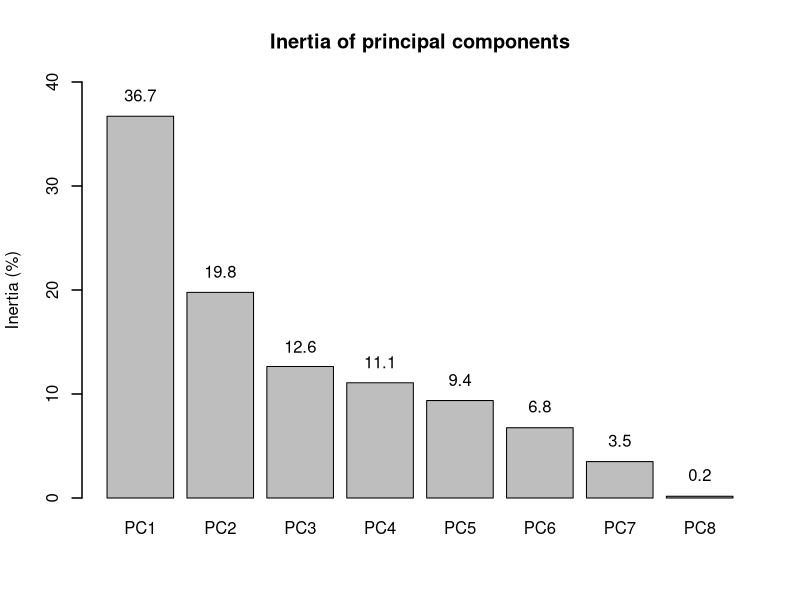
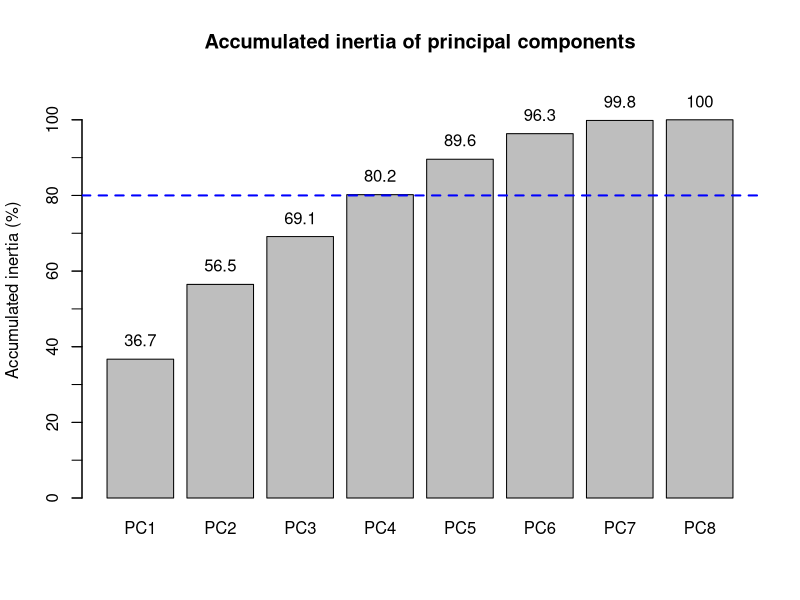
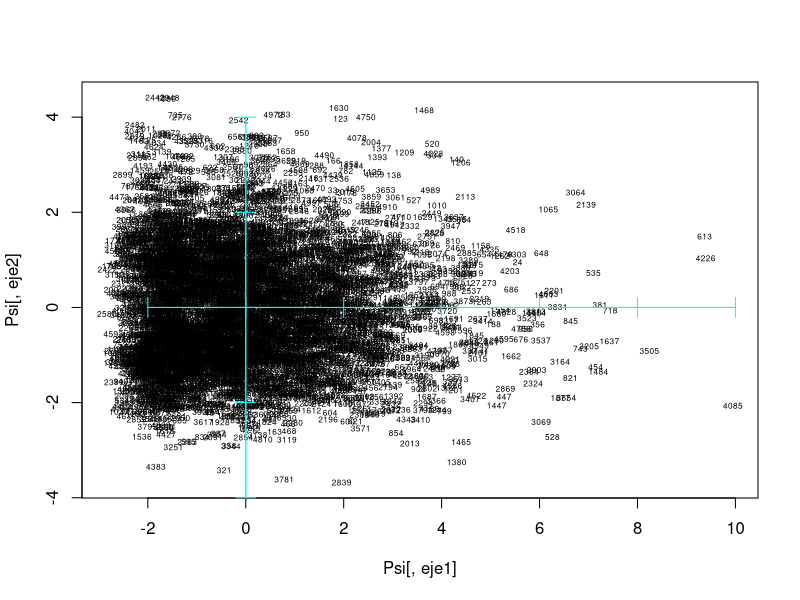
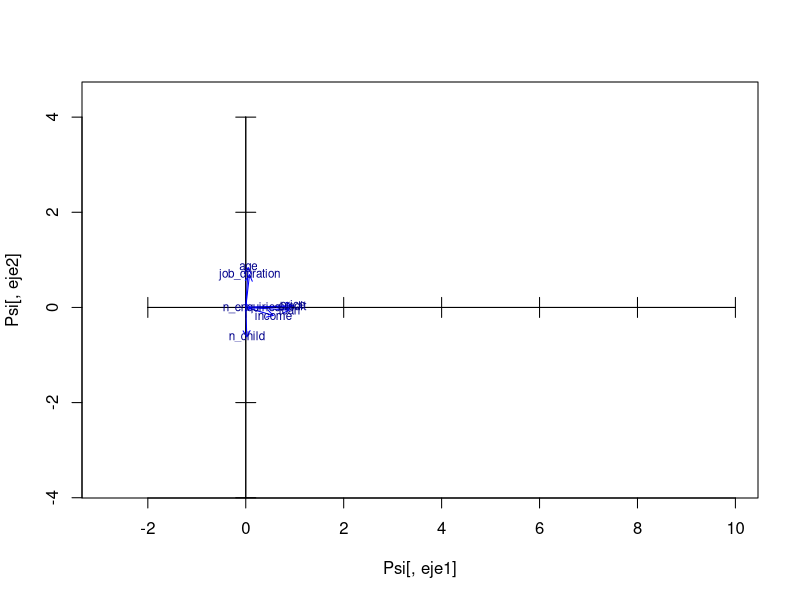
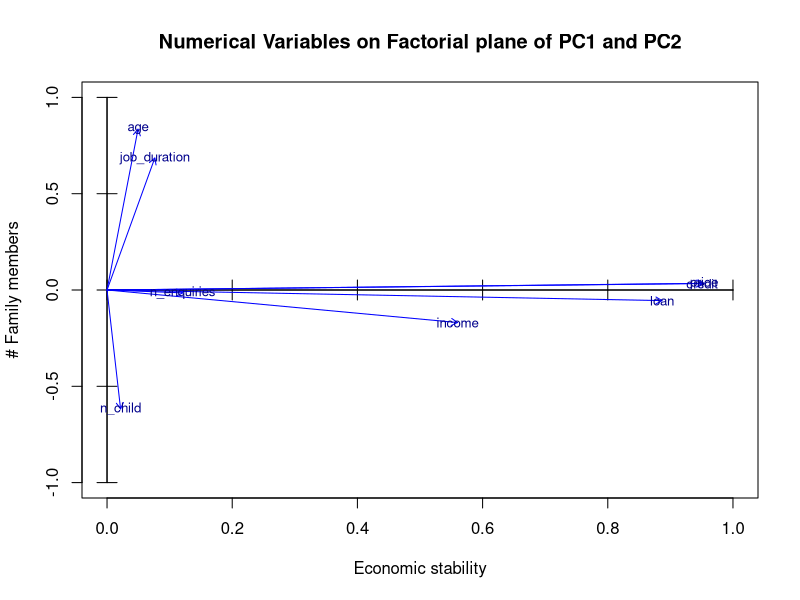
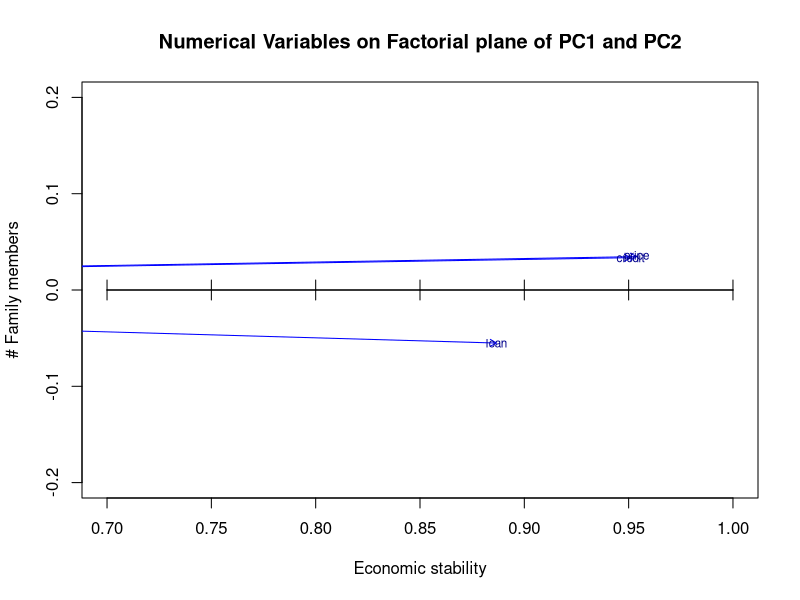
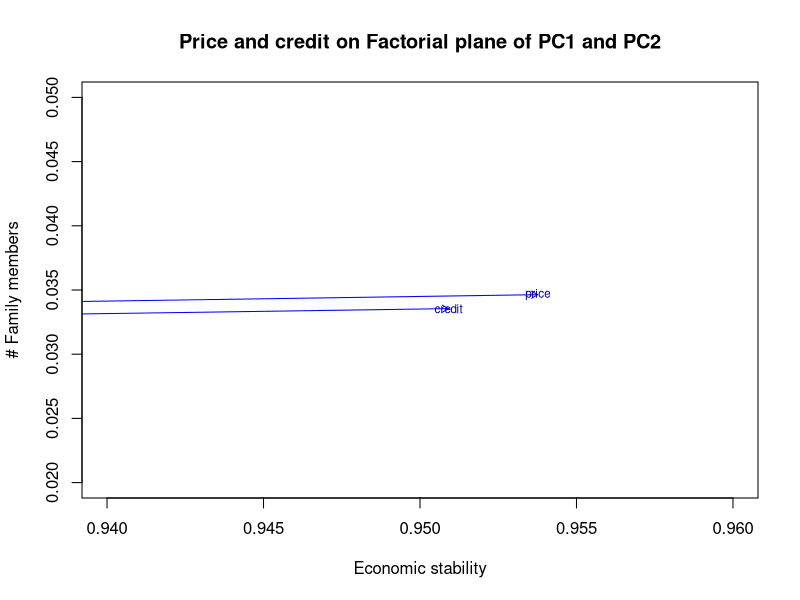
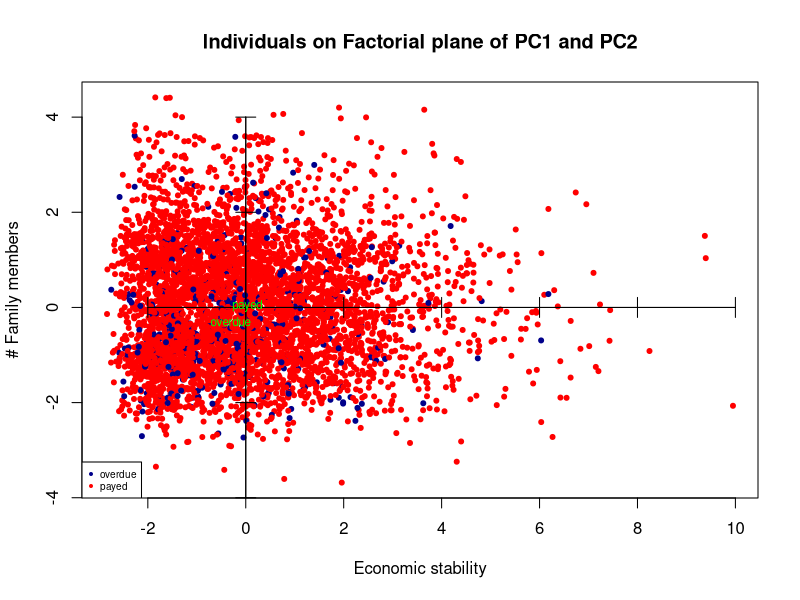

The R source for these figures, in order:
## ---- chunk 1
library(car)
## ---- chunk 2
df <- read.csv("2. Bank-India-preprocessed-data.csv")
data = df

for (i in c(2:5,11:14,17:18,20)) {
  data[,i] <- factor(data[,i])
}
summary(data)
## ---- chunk 3
# Here we can see the output of the PCA 
numeriques <- which(sapply(data,is.numeric))
# We don't include id for the analysis
numeriques = numeriques[-1]

dcon <- data[,numeriques]
sapply(dcon,class)

pc1 <- prcomp(dcon, scale=TRUE)
pc1
## ---- chunk 4
numeriques
## ---- chunk 5
barplot_x <- barplot(100*(pc1$sdev[1:dim(dcon)[2]]^2)/dim(dcon)[2], main = 
        'Inertia of principal components', 
        names.arg = c("PC1", "PC2", "PC3", "PC4", "PC5",
        "PC6", "PC7", "PC8"), ylab = "Inertia (%)", ylim = c(0,40))
axis(side=2, at=(seq(0, 100, by=10)), labels = FALSE)
barplot_y <- round(as.matrix(100*(pc1$sdev[1:dim(dcon)[2]]^2)/dim(dcon)[2]), digits = 1)

text(barplot_x,barplot_y+2,labels=as.character(barplot_y))
## ---- chunk 6
barplot_x <- barplot(100*cumsum(pc1$sdev[1:dim(dcon)[2]]^2)/dim(dcon)[2], main = 
        'Accumulated inertia of principal components', 
        names.arg = c("PC1", "PC2", "PC3", "PC4", "PC5",
        "PC6", "PC7", "PC8"), ylab = "Accumulated inertia (%)", ylim = c(0,110))
axis(side=2, at=(seq(0, 100, by=10)), labels = FALSE)
barplot_y <- round(as.matrix(100*cumsum(pc1$sdev[1:dim(dcon)[2]]^2)/dim(dcon)[2]), digits = 1)
text(barplot_x,barplot_y+5,labels=as.character(barplot_y))
abline(80,0, col = "blue", lwd = 2, lty = 2)

## ---- chunk 7
# Select only 4 components
nd = 4
Psi = pc1$x[,1:nd]

# STORAGE OF LABELS FOR INDIVIDUALS AND VARIABLES

iden = row.names(dcon)
etiq = names(dcon)
ze = rep(0,length(etiq)) # WE WILL NEED THIS VECTOR AFTERWARDS FOR THE GRAPHICS

# PLOT OF INDIVIDUALS

#Select the component to be plot on our axis
eje1<-1
eje2<-2

# Here is were we create the shadows

plot(Psi[,eje1],Psi[,eje2], type="n")
text(Psi[,eje1],Psi[,eje2],labels=iden, cex=0.5)
axis(side=1, pos= 0, labels = F, col="cyan")
axis(side=3, pos= 0, labels = F, col="cyan")
axis(side=2, pos= 0, labels = F, col="cyan")
axis(side=4, pos= 0, labels = F, col="cyan")


# Projection of variables
# Correlation between original variables and the principal components
Phi = cor(dcon,Psi)

#select our axes

X<-Phi[,eje1]
Y<-Phi[,eje2]

plot(Psi[,eje1],Psi[,eje2],type="n")
axis(side=1, pos= 0, labels = F)
axis(side=3, pos= 0, labels = F)
axis(side=2, pos= 0, labels = F)
axis(side=4, pos= 0, labels = F)
arrows(ze, ze, X, Y, length = 0.07,col="blue")
text(X,Y,labels=etiq,col="darkblue", cex=0.7)
## ---- chunk 8
plot(Psi[,eje1],Psi[,eje2],type="n", xlim = c(0,1), ylim = c(-1, 1),
     xlab = "Economic stability", ylab='# Family members', main =
       "Numerical Variables on Factorial plane of PC1 and PC2")
axis(side=1, pos= 0, labels = F)
axis(side=3, pos= 0, labels = F)
axis(side=2, pos= 0, labels = F)
axis(side=4, pos= 0, labels = F)
arrows(ze, ze, X, Y, length = 0.07,col="blue")
text(X,Y,labels=etiq,col="darkblue", cex=0.8)
text(-0.65,-0.7, 
     substitute(paste(italic('Note: "price" and "credit" share almost the same space')))
     ,col="red", cex=0.8)

# "price" and "credit" overlap because one is the price of the good to purchase, while credit is the loan the client requests.
## ---- chunk 9
plot(Psi[,eje1],Psi[,eje2],type="n", xlim = c(0.7,1), ylim = c(-0.2, 0.2),
     xlab = "Economic stability", ylab='# Family members', main =
       "Numerical Variables on Factorial plane of PC1 and PC2")
axis(side=1, pos= 0, labels = F)
axis(side=3, pos= 0, labels = F)
axis(side=2, pos= 0, labels = F)
axis(side=4, pos= 0, labels = F)
arrows(ze, ze, X, Y, length = 0.07,col="blue")
text(X,Y,labels=etiq,col="darkblue", cex=0.7)

# Check that there are not more variables aggregated close to "loan"

plot(Psi[,eje1],Psi[,eje2],type="n", xlim = c(0.94,0.96), ylim = c(0.02, 0.05),
     xlab = "Economic stability", ylab='# Family members', main =
      "Price and credit on Factorial plane of PC1 and PC2")
axis(side=1, pos= 0, labels = F)
axis(side=3, pos= 0, labels = F)
axis(side=2, pos= 0, labels = F)
axis(side=4, pos= 0, labels = F)
arrows(ze, ze, X, Y, length = 0.07,col="blue")
text(X,Y,labels=etiq,col="darkblue", cex=0.7)
## ---- chunk 10
# Adding the target variable (index=2)

varcat<-factor(data[,2]) 
fdic1 = tapply(Psi[,eje1],varcat,mean)
fdic2 = tapply(Psi[,eje2],varcat,mean) 

varcat=factor(data[,2])
plot(Psi[,1],Psi[,2], pch=c(20,20) [varcat], col=c("darkblue", "red") [varcat],
     xlab = "Economic stability", ylab='# Family members', main =
      "Individuals on Factorial plane of PC1 and PC2")
axis(side=1, pos= 0, labels = F, col="black")
axis(side=3, pos= 0, labels = F, col="black")
axis(side=2, pos= 0, labels = F, col="black")
axis(side=4, pos= 0, labels = F, col="black")
legend("bottomleft",levels(factor(varcat)),pch=c(20,20),col=c("darkblue", "red"), cex=0.6)

text(fdic1,fdic2,labels=levels(varcat), col=c("green", "green"), 
     cex=0.7)

## ---- chunk 11

plot(Psi[,eje1],Psi[,eje2],type="n", xlim= c(-1,1), ylim = c(-1,1),
     xlab = "Economic stability", ylab='# Family members', main =
      "Target on Factorial plane of PC1 and PC2")
axis(side=1, pos= 0, labels = F, col="cyan")
axis(side=3, pos= 0, labels = F, col="cyan")
axis(side=2, pos= 0, labels = F, col="cyan")
axis(side=4, pos= 0, labels = F, col="cyan")

text(fdic1,fdic2,labels=levels(varcat), col=c("green", "red"), 
     cex=0.7)
arrows(ze, ze, X, Y, length = 0.07,col="lightgray")
text(X,Y,labels=etiq,col="lightgray", cex=0.8)
## ---- chunk 12
dcat <- c(2:5,11:14,17:18,20)
colors<-rainbow(length(dcat))

plot(Psi[,eje1],Psi[,eje2], type = "n", xlim= c(-2,2), ylim = c(-1,1))
axis(side=1, pos= 0, labels = F, col="cyan")
axis(side=3, pos= 0, labels = F, col="cyan")
axis(side=2, pos= 0, labels = F, col="cyan")
axis(side=4, pos= 0, labels = F, col="cyan")

# Loop to add all categories 

c <- 1
for(k in dcat){
  seguentColor<-colors[c]
  fdic1 = tapply(Psi[,eje1],data[,k],mean)
  fdic2 = tapply(Psi[,eje2],data[,k],mean) 
  
  text(fdic1,fdic2,labels=levels(factor(data[,k])),col=seguentColor, cex=0.6)
  c<-c+1
}
text(fdic1,fdic2,labels=levels(varcat), col=c("green", "red"), 
     cex=0.7)
arrows(ze, ze, X, Y, length = 0.07,col="lightgray")
text(X,Y,labels=etiq,col="lightgray", cex=0.8)  
legend("bottomleft",names(data)[dcat],pch=1,col=colors, cex=0.6)

## ---- chunk 13
plot(Psi[,eje1],Psi[,eje2], type = "n", xlim = c(-3,2), ylim = c(-2,3),
     xlab = "Economic stability", ylab='# Family members', main =
      "Modalities on Factorial plane of PC1 and PC2")
axis(side=1, pos= 0, labels = F, col="cyan")
axis(side=3, pos= 0, labels = F, col="cyan")
axis(side=2, pos= 0, labels = F, col="cyan")
axis(side=4, pos= 0, labels = F, col="cyan")

# Loop to add all categories 

c <- 1
for(k in dcat){
  seguentColor<-colors[c]
  fdic1 = tapply(Psi[,eje1],data[,k],mean)
  fdic2 = tapply(Psi[,eje2],data[,k],mean) 
  
  text(fdic1,fdic2,labels=levels(factor(data[,k])),col=seguentColor, cex=0.6)
  c<-c+1
}
arrows(ze, ze, X, Y, length = 0.07,col="lightgray")
text(X,Y,labels=etiq,col="lightgray", cex=0.8)  
legend("bottomleft",names(data)[dcat],pch=1,col=colors, cex=0.6)

## ---- chunk 14
groups <- list(c(2:5), c(2,11:13), c(2,14), c(2,17), c(2,18), c(2,20))

for(j in 1:length(groups)){
  colors <- c("red", "blue", "darkgreen", "black")
  
  plot(Psi[,eje1],Psi[,eje2], type = "n", xlim = c(-2,2), ylim = c(-0.5,1),
       xlab = "Economic stability", ylab='# Family members')
  axis(side=1, pos= 0, labels = F, col="cyan")
  axis(side=3, pos= 0, labels = F, col="cyan")
  axis(side=2, pos= 0, labels = F, col="cyan")
  axis(side=4, pos= 0, labels = F, col="cyan")
    
    # Loop to add all categories of this group
    c <- 1
    for(k in groups[[j]]){
      seguentColor<-colors[c]
      fdic1 = tapply(Psi[,eje1],data[,k],mean)
      fdic2 = tapply(Psi[,eje2],data[,k],mean) 
      
      text(fdic1,fdic2,labels=levels(factor(data[,k])),col=seguentColor, 
           cex=0.6)
      c <- c+1
    }
  arrows(ze, ze, X, Y, length = 0.07,col="lightgray")
  text(X,Y,labels=etiq,col="lightgray", cex=0.8)  
  legend("bottomleft",names(data)[groups[[j]]],pch=1,col=colors, cex=0.6)
}


## ---- chunk 15
# occupation 1
j <- 4

colors <- c("red", "blue", "darkgreen", "black")
  
plot(Psi[,eje1],Psi[,eje2], type = "n", xlim = c(-1,1.5), ylim = c(-1,1),
     xlab = "Economic stability", ylab='# Family members')
axis(side=1, pos= 0, labels = F, col="cyan")
axis(side=3, pos= 0, labels = F, col="cyan")
axis(side=2, pos= 0, labels = F, col="cyan")
axis(side=4, pos= 0, labels = F, col="cyan")
  
  # Loop to add all categories of this group
  seguentColor<-colors[1]
  fdic1 = tapply(Psi[,eje1],data[,2],mean)
  fdic2 = tapply(Psi[,eje2],data[,2],mean) 
  split = length(fdic1)
  
  text(fdic1[1:split],fdic2[1:split],labels=levels(factor(data[,2]))[1:split],col=seguentColor, 
       cex=0.6)
  
  seguentColor<-colors[2]
  fdic1 = tapply(Psi[,eje1],data[,17],mean)
  fdic2 = tapply(Psi[,eje2],data[,17],mean) 
  split = length(fdic1)/2
  
  text(fdic1[1:split],fdic2[1:split],labels=levels(factor(data[,17]))[1:split],col=seguentColor, 
       cex=0.6)

legend("bottomleft",names(data)[groups[[j]]],pch=1,col=colors, cex=0.6)
## ---- chunk 16
# occupation 2
j <- 4

colors <- c("red", "blue", "darkgreen", "black")
  
plot(Psi[,eje1],Psi[,eje2], type = "n", xlim = c(-1,1), ylim = c(-1,.5),
     xlab = "Economic stability", ylab='# Family members')
axis(side=1, pos= 0, labels = F, col="cyan")
axis(side=3, pos= 0, labels = F, col="cyan")
axis(side=2, pos= 0, labels = F, col="cyan")
axis(side=4, pos= 0, labels = F, col="cyan")
  
  # Loop to add all categories of this group
  seguentColor<-colors[1]
  fdic1 = tapply(Psi[,eje1],data[,2],mean)
  fdic2 = tapply(Psi[,eje2],data[,2],mean) 
  split = length(fdic1)
  
  text(fdic1[1:split],fdic2[1:split],labels=levels(factor(data[,2]))[1:split],col=seguentColor, 
       cex=0.6)
  
  seguentColor<-colors[2]
  fdic1 = tapply(Psi[,eje1],data[,17],mean)
  fdic2 = tapply(Psi[,eje2],data[,17],mean) 
  split = length(fdic1)/2 + 1
  end_ind = length(fdic1)
  
  text(fdic1[split:end_ind],fdic2[split:end_ind],labels=levels(factor(data[,17]))[split:end_ind],col=seguentColor, 
       cex=0.6)

legend("bottomleft",names(data)[groups[[j]]],pch=1,col=colors, cex=0.6)
## ---- chunk 17
# job_type 1
j <- 5

colors <- c("red", "blue", "darkgreen", "black")
  
plot(Psi[,eje1],Psi[,eje2], type = "n", xlim = c(-1.5,1), ylim = c(-.8,.2),
     xlab = "Economic stability", ylab='# Family members')
axis(side=1, pos= 0, labels = F, col="cyan")
axis(side=3, pos= 0, labels = F, col="cyan")
axis(side=2, pos= 0, labels = F, col="cyan")
axis(side=4, pos= 0, labels = F, col="cyan")
  
  # Loop to add all categories of this group
  seguentColor<-colors[1]
  fdic1 = tapply(Psi[,eje1],data[,2],mean)
  fdic2 = tapply(Psi[,eje2],data[,2],mean) 
  split = length(fdic1)
  
  text(fdic1[1:split],fdic2[1:split],labels=levels(factor(data[,2]))[1:split],col=seguentColor, 
       cex=0.6)
  
  seguentColor<-colors[2]
  fdic1 = tapply(Psi[,eje1],data[,18],mean)
  fdic2 = tapply(Psi[,eje2],data[,18],mean) 
  split = length(fdic1)/2
  
  text(fdic1[1:split],fdic2[1:split],labels=levels(factor(data[,18]))[1:split],col=seguentColor, 
       cex=0.6)

legend("bottomleft",names(data)[groups[[j]]],pch=1,col=colors, cex=0.6)
## ---- chunk 18
# job_type 2
j <- 5

colors <- c("red", "blue", "darkgreen", "black")
  
plot(Psi[,eje1],Psi[,eje2], type = "n", xlim = c(-.6,.6), ylim = c(-2,2),
     xlab = "Economic stability", ylab='# Family members')
axis(side=1, pos= 0, labels = F, col="cyan")
axis(side=3, pos= 0, labels = F, col="cyan")
axis(side=2, pos= 0, labels = F, col="cyan")
axis(side=4, pos= 0, labels = F, col="cyan")
  
  # Loop to add all categories of this group
  seguentColor<-colors[1]
  fdic1 = tapply(Psi[,eje1],data[,2],mean)
  fdic2 = tapply(Psi[,eje2],data[,2],mean) 
  split = length(fdic1)
  
  text(fdic1[1:split],fdic2[1:split],labels=levels(factor(data[,2]))[1:split],col=seguentColor, 
       cex=0.6)
  
  seguentColor<-colors[2]
  fdic1 = tapply(Psi[,eje1],data[,18],mean)
  fdic2 = tapply(Psi[,eje2],data[,18],mean) 
  split = length(fdic1)/2 + 1
  end_ind = length(fdic1)
  
  text(fdic1[split:end_ind],fdic2[split:end_ind],labels=levels(factor(data[,18]))[split:end_ind],col=seguentColor, 
       cex=0.6)

legend("bottomleft",names(data)[groups[[j]]],pch=1,col=colors, cex=0.6)
## ---- chunk 19
j <- 6
colors <- c("red", "blue", "darkgreen", "black")
  
plot(Psi[,eje1],Psi[,eje2], type = "n", xlim = c(-.6,.5), ylim = c(-.5,.5),
     xlab = "Economic stability", ylab='# Family members')
axis(side=1, pos= 0, labels = F, col="cyan")
axis(side=3, pos= 0, labels = F, col="cyan")
axis(side=2, pos= 0, labels = F, col="cyan")
axis(side=4, pos= 0, labels = F, col="cyan")
  
  # Loop to add all categories of this group
  c <- 1
  for(k in groups[[j]]){
    seguentColor<-colors[c]
    fdic1 = tapply(Psi[,eje1],data[,k],mean)
    fdic2 = tapply(Psi[,eje2],data[,k],mean) 
    
    text(fdic1,fdic2,labels=levels(factor(data[,k])),col=seguentColor, 
         cex=0.6)
    c <- c+1
  }
legend("bottomleft",names(data)[groups[[j]]],pch=1,col=colors, cex=0.6)
## ---- chunk 20
groups <- list(c(2:5), c(11:13))

for(j in 1:length(groups)){
  # colors <- c("red", "darkgreen", "green", "brown", "blue", "purple", "darkorange")
  colors <- c("red", "blue", "darkgreen")
  
  plot(Psi[,eje1],Psi[,eje2], type = "n", xlim = c(-1,2), ylim = c(-1,3))
  axis(side=1, pos= 0, labels = F, col="cyan")
  axis(side=3, pos= 0, labels = F, col="cyan")
  axis(side=2, pos= 0, labels = F, col="cyan")
  axis(side=4, pos= 0, labels = F, col="cyan")
  
  #add projections of numerical variables in background
  arrows(ze, ze, X, Y, length = 0.07,col="gray")
  text(X,Y,labels=etiq,col="gray", cex=0.7)
    
    # Loop to add all categories of this group
    c <- 1
    for(k in groups[[j]]){
      seguentColor<-colors[c]
      fdic1 = tapply(Psi[,eje1],data[,k],mean)
      fdic2 = tapply(Psi[,eje2],data[,k],mean) 
      
      text(fdic1,fdic2,labels=levels(factor(data[,k])),col=seguentColor, 
           cex=0.6)
      c <- c+1
    }
  legend("bottomleft",names(data)[groups[[j]]],pch=1,col=colors, cex=0.6)
}

## ---- chunk 21
# Plot the PCA plan
plot(Psi[,eje1],Psi[,eje2])
axis(side=1, pos= 0, labels = F, col="cyan")
axis(side=3, pos= 0, labels = F, col="cyan")
axis(side=2, pos= 0, labels = F, col="cyan")
axis(side=4, pos= 0, labels = F, col="cyan")

# Defining the parameter for Mahalanobis distance
df <- Psi[,eje1:eje2]
df.center <- colMeans(df)
df.cov <- cov(df)
rad <- sqrt(qchisq(0.95, df = ncol(df)))


# Plotting the ellipse of Mahalanobis distance
ellipse <- data.frame(ellipse(df.center, df.cov, rad, 100, FALSE, col = "orange", fill=TRUE))
## ---- chunk 22
#Select the component to be plot on our axis
eje1<-1
eje2<-3

# Here is were we create the shadows

plot(Psi[,eje1],Psi[,eje2], type="n")
text(Psi[,eje1],Psi[,eje2],labels=iden, cex=0.5)
axis(side=1, pos= 0, labels = F, col="cyan")
axis(side=3, pos= 0, labels = F, col="cyan")
axis(side=2, pos= 0, labels = F, col="cyan")
axis(side=4, pos= 0, labels = F, col="cyan")


# Projection of variables
# Correlation between original variables and the principal components
Phi = cor(dcon,Psi)

#select our axes

X<-Phi[,eje1]
Y<-Phi[,eje2]

plot(Psi[,eje1],Psi[,eje2],type="n")
axis(side=1, pos= 0, labels = F)
axis(side=3, pos= 0, labels = F)
axis(side=2, pos= 0, labels = F)
axis(side=4, pos= 0, labels = F)
arrows(ze, ze, X, Y, length = 0.07,col="blue")
text(X,Y,labels=etiq,col="darkblue", cex=0.7)
## ---- chunk 23
plot(Psi[,eje1],Psi[,eje2],type="n", xlim = c(0,1), ylim = c(-.5, 1), xlab = 'Economic stability', ylab='#Enquiries', main =
       "Numerical Variables on Factorial plane of PC1 and PC3")
axis(side=1, pos= 0, labels = F)
axis(side=3, pos= 0, labels = F)
axis(side=2, pos= 0, labels = F)
axis(side=4, pos= 0, labels = F)
arrows(ze, ze, X, Y, length = 0.07,col="blue")
text(X,Y,labels=etiq,col="darkblue", cex=0.8)
text(-0.65,-0.7, 
     substitute(paste(italic('Note: "price" and "credit" share almost the same space')))
     ,col="red", cex=0.8)

# "price" and "credit" overlap because one is the price of the good to purchase, while credit is the loan the client requests.
## ---- chunk 24
plot(Psi[,eje1],Psi[,eje2],type="n", xlim = c(0.7,1), ylim = c(-0.2, 0.2))
axis(side=1, pos= 0, labels = F)
axis(side=3, pos= 0, labels = F)
axis(side=2, pos= 0, labels = F)
axis(side=4, pos= 0, labels = F)
arrows(ze, ze, X, Y, length = 0.07,col="blue")
text(X,Y,labels=etiq,col="darkblue", cex=0.7)

# Check that there are not more variables aggregated close to "loan"

plot(Psi[,eje1],Psi[,eje2],type="n", xlim = c(0.85,1), ylim = c(-0.1, 0))
axis(side=1, pos= 0, labels = F)
axis(side=3, pos= 0, labels = F)
axis(side=2, pos= 0, labels = F)
axis(side=4, pos= 0, labels = F)
arrows(ze, ze, X, Y, length = 0.07,col="blue")
text(X,Y,labels=etiq,col="darkblue", cex=0.7)
## ---- chunk 25
# Adding the target variable (index=2)

varcat<-factor(data[,2]) 
fdic1 = tapply(Psi[,eje1],varcat,mean)
fdic2 = tapply(Psi[,eje2],varcat,mean) 

varcat=factor(data[,2])
plot(Psi[,1],Psi[,2], pch=c(20,20) [varcat], col=c("darkblue", "red") [varcat],
     xlab = 'Economic stability', ylab = '#Enquiries', main = 
       'Individuals on Factorial plane of PC1 and PC3')
axis(side=1, pos= 0, labels = F, col="black")
axis(side=3, pos= 0, labels = F, col="black")
axis(side=2, pos= 0, labels = F, col="black")
axis(side=4, pos= 0, labels = F, col="black")
legend("bottomleft",levels(factor(varcat)),pch=c(20,20),col=c("darkblue", "red"), cex=0.6)

text(fdic1,fdic2,labels=levels(varcat), col=c("green", "green"), 
     cex=0.7)

## ---- chunk 26

plot(Psi[,eje1],Psi[,eje2],type="n", xlim= c(-1,1), ylim = c(-1,1), xlab = 'Economic stability', ylab = '#Enquiries', main = 
       'Target on Factorial plane of PC1 and PC3')
axis(side=1, pos= 0, labels = F, col="cyan")
axis(side=3, pos= 0, labels = F, col="cyan")
axis(side=2, pos= 0, labels = F, col="cyan")
axis(side=4, pos= 0, labels = F, col="cyan")

text(fdic1,fdic2,labels=levels(varcat), col=c("green", "red"), 
     cex=0.7)
## ---- chunk 27
dcat <- c(2:5,11:14,17:18,20)
colors<-rainbow(length(dcat))

plot(Psi[,eje1],Psi[,eje2], type = "n")
axis(side=1, pos= 0, labels = F, col="cyan")
axis(side=3, pos= 0, labels = F, col="cyan")
axis(side=2, pos= 0, labels = F, col="cyan")
axis(side=4, pos= 0, labels = F, col="cyan")

# Loop to add all categories 

c <- 1
for(k in dcat){
  seguentColor<-colors[c]
  fdic1 = tapply(Psi[,eje1],data[,k],mean)
  fdic2 = tapply(Psi[,eje2],data[,k],mean) 
  
  text(fdic1,fdic2,labels=levels(factor(data[,k])),col=seguentColor, cex=0.6)
  c<-c+1
}
legend("bottomleft",names(data)[dcat],pch=1,col=colors, cex=0.6)

## ---- chunk 28
dcat <- c(2:5,11:14,17:18,20)
colors<-rainbow(length(dcat))

plot(Psi[,eje1],Psi[,eje2], type = "n", xlim = c(-1.5,1.5), ylim = c(-.7,.7), xlab = 'Economic stability', ylab = '#Enquiries', main = 
       'Modalities on Factorial plane of PC1 and PC3')
axis(side=1, pos= 0, labels = F, col="cyan")
axis(side=3, pos= 0, labels = F, col="cyan")
axis(side=2, pos= 0, labels = F, col="cyan")
axis(side=4, pos= 0, labels = F, col="cyan")

# Loop to add all categories 

c <- 1
for(k in dcat){
  seguentColor<-colors[c]
  fdic1 = tapply(Psi[,eje1],data[,k],mean)
  fdic2 = tapply(Psi[,eje2],data[,k],mean) 
  
  text(fdic1,fdic2,labels=levels(factor(data[,k])),col=seguentColor, cex=0.6)
  c<-c+1
}
legend("bottomleft",names(data)[dcat],pch=1,col=colors, cex=0.6)

## ---- chunk 29
groups <- list(c(2:5), c(11:13), 14, 17, 18, 20)

for(j in 1:length(groups)){
  colors <- c("red", "blue", "darkgreen")
  
  plot(Psi[,eje1],Psi[,eje2], type = "n", xlim = c(-1.5,1.5), ylim = c(-.7,.7))
  axis(side=1, pos= 0, labels = F, col="cyan")
  axis(side=3, pos= 0, labels = F, col="cyan")
  axis(side=2, pos= 0, labels = F, col="cyan")
  axis(side=4, pos= 0, labels = F, col="cyan")
    
    # Loop to add all categories of this group
    c <- 1
    for(k in groups[[j]]){
      seguentColor<-colors[c]
      fdic1 = tapply(Psi[,eje1],data[,k],mean)
      fdic2 = tapply(Psi[,eje2],data[,k],mean) 
      
      text(fdic1,fdic2,labels=levels(factor(data[,k])),col=seguentColor, 
           cex=0.6)
      c <- c+1
    }
  legend("bottomleft",names(data)[groups[[j]]],pch=1,col=colors, cex=0.6)
}


## ---- chunk 30
groups <- list(c(2:5), c(11:13))

for(j in 1:length(groups)){
  # colors <- c("red", "darkgreen", "green", "brown", "blue", "purple", "darkorange")
  colors <- c("red", "blue", "darkgreen")
  
  plot(Psi[,eje1],Psi[,eje2], type = "n", xlim = c(-1,2), ylim = c(-1,3))
  axis(side=1, pos= 0, labels = F, col="cyan")
  axis(side=3, pos= 0, labels = F, col="cyan")
  axis(side=2, pos= 0, labels = F, col="cyan")
  axis(side=4, pos= 0, labels = F, col="cyan")
  
  #add projections of numerical variables in background
  arrows(ze, ze, X, Y, length = 0.07,col="gray")
  text(X,Y,labels=etiq,col="gray", cex=0.7)
    
    # Loop to add all categories of this group
    c <- 1
    for(k in groups[[j]]){
      seguentColor<-colors[c]
      fdic1 = tapply(Psi[,eje1],data[,k],mean)
      fdic2 = tapply(Psi[,eje2],data[,k],mean) 
      
      text(fdic1,fdic2,labels=levels(factor(data[,k])),col=seguentColor, 
           cex=0.6)
      c <- c+1
    }
  legend("bottomleft",names(data)[groups[[j]]],pch=1,col=colors, cex=0.6)
}

## ---- chunk 31
#Select the component to be plot on our axis
eje1<-2
eje2<-3

# Here is were we create the shadows

plot(Psi[,eje1],Psi[,eje2], type="n", main="")
text(Psi[,eje1],Psi[,eje2],labels=iden, cex=0.5)
axis(side=1, pos= 0, labels = F, col="cyan")
axis(side=3, pos= 0, labels = F, col="cyan")
axis(side=2, pos= 0, labels = F, col="cyan")
axis(side=4, pos= 0, labels = F, col="cyan")


# Projection of variables
# Correlation between original variables and the principal components
Phi = cor(dcon,Psi)

#select our axes

X<-Phi[,eje1]
Y<-Phi[,eje2]

plot(Psi[,eje1],Psi[,eje2],type="n")
axis(side=1, pos= 0, labels = F)
axis(side=3, pos= 0, labels = F)
axis(side=2, pos= 0, labels = F)
axis(side=4, pos= 0, labels = F)
arrows(ze, ze, X, Y, length = 0.07,col="blue")
text(X,Y,labels=etiq,col="darkblue", cex=0.7)
## ---- chunk 32
plot(Psi[,eje1],Psi[,eje2],type="n", xlim = c(-1,1), ylim = c(-0.2, 1), xlab = '# Family members', ylab='#Enquiries', main = "Numerical
     Variables on Factorial plane of PC2 and PC3")
axis(side=1, pos= 0, labels = F)
axis(side=3, pos= 0, labels = F)
axis(side=2, pos= 0, labels = F)
axis(side=4, pos= 0, labels = F)
arrows(ze, ze, X, Y, length = 0.07,col="blue")
text(X,Y,labels=etiq,col="darkblue", cex=0.8)
text(-0.65,-0.7, 
     substitute(paste(italic('Note: "price" and "credit" share almost the same space')))
     ,col="red", cex=0.8)

# "price" and "credit" overlap because one is the price of the good to purchase, while credit is the loan the client requests.
## ---- chunk 33
# Adding the target variable (index=2)

varcat<-factor(data[,2]) 
fdic1 = tapply(Psi[,eje1],varcat,mean)
fdic2 = tapply(Psi[,eje2],varcat,mean) 

varcat=factor(data[,2])
plot(Psi[,eje1],Psi[,eje2], pch=c(20,20) [varcat], col=c("darkblue", "red") [varcat], xlab = '# Family members', ylab='#Enquiries', main = "Individuals
     on Factorial plane of PC2 and PC3")
axis(side=1, pos= 0, labels = F, col="black")
axis(side=3, pos= 0, labels = F, col="black")
axis(side=2, pos= 0, labels = F, col="black")
axis(side=4, pos= 0, labels = F, col="black")
legend("bottomleft",levels(factor(varcat)),pch=c(20,20),col=c("darkblue", "red"), cex=0.6)

text(fdic1,fdic2,labels=levels(varcat), col=c("green", "green"), 
     cex=0.7)

## ---- chunk 34

plot(Psi[,eje1],Psi[,eje2],type="n", xlim= c(-1,1), ylim = c(-1,1), xlab = '# Family members', ylab='#Enquiries', main = "Target
     on Factorial plane of PC2 and PC3")
axis(side=1, pos= 0, labels = F, col="cyan")
axis(side=3, pos= 0, labels = F, col="cyan")
axis(side=2, pos= 0, labels = F, col="cyan")
axis(side=4, pos= 0, labels = F, col="cyan")

text(fdic1,fdic2,labels=levels(varcat), col=c("green", "red"), cex=0.7)
## ---- chunk 35
dcat <- c(2:5,11:14,17:18,20)
colors<-rainbow(length(dcat))

plot(Psi[,eje1],Psi[,eje2], type = "n")
axis(side=1, pos= 0, labels = F, col="cyan")
axis(side=3, pos= 0, labels = F, col="cyan")
axis(side=2, pos= 0, labels = F, col="cyan")
axis(side=4, pos= 0, labels = F, col="cyan")

# Loop to add all categories 

c <- 1
for(k in dcat){
  seguentColor<-colors[c]
  fdic1 = tapply(Psi[,eje1],data[,k],mean)
  fdic2 = tapply(Psi[,eje2],data[,k],mean) 
  
  text(fdic1,fdic2,labels=levels(factor(data[,k])),col=seguentColor, cex=0.6)
  c<-c+1
}
legend("bottomleft",names(data)[dcat],pch=1,col=colors, cex=0.6)

## ---- chunk 36
plot(Psi[,eje1],Psi[,eje2], type = "n", xlim = c(-2.5,2), ylim = c(-.7,.7),
     xlab = "# Family members", ylab = "#Enquiries", main = 
       "Modalities on Factorial plane of PC2 and PC3")
axis(side=1, pos= 0, labels = F, col="cyan")
axis(side=3, pos= 0, labels = F, col="cyan")
axis(side=2, pos= 0, labels = F, col="cyan")
axis(side=4, pos= 0, labels = F, col="cyan")

# Loop to add all categories 

c <- 1
for(k in dcat){
  seguentColor<-colors[c]
  fdic1 = tapply(Psi[,eje1],data[,k],mean)
  fdic2 = tapply(Psi[,eje2],data[,k],mean) 
  
  text(fdic1,fdic2,labels=levels(factor(data[,k])),col=seguentColor, cex=0.6)
  c<-c+1
}
legend("bottomleft",names(data)[dcat],pch=1,col=colors, cex=0.6)

## ---- chunk 37
groups <- list(c(2:5), c(11:13), 14, 17, 18, 20)

for(j in 1:length(groups)){
  colors <- c("red", "blue", "darkgreen")
  
  plot(Psi[,eje1],Psi[,eje2], type = "n", xlim = c(-2.5,2), ylim = c(-.7,.7))
  axis(side=1, pos= 0, labels = F, col="cyan")
  axis(side=3, pos= 0, labels = F, col="cyan")
  axis(side=2, pos= 0, labels = F, col="cyan")
  axis(side=4, pos= 0, labels = F, col="cyan")
    
    # Loop to add all categories of this group
    c <- 1
    for(k in groups[[j]]){
      seguentColor<-colors[c]
      fdic1 = tapply(Psi[,eje1],data[,k],mean)
      fdic2 = tapply(Psi[,eje2],data[,k],mean) 
      
      text(fdic1,fdic2,labels=levels(factor(data[,k])),col=seguentColor, 
           cex=0.6)
      c <- c+1
    }
  legend("bottomleft",names(data)[groups[[j]]],pch=1,col=colors, cex=0.6)
}


## ---- chunk 38
groups <- list(c(2:5), c(11:13))

for(j in 1:length(groups)){
  # colors <- c("red", "darkgreen", "green", "brown", "blue", "purple", "darkorange")
  colors <- c("red", "blue", "darkgreen")
  
  plot(Psi[,eje1],Psi[,eje2], type = "n", xlim = c(-1,2), ylim = c(-1,3))
  axis(side=1, pos= 0, labels = F, col="cyan")
  axis(side=3, pos= 0, labels = F, col="cyan")
  axis(side=2, pos= 0, labels = F, col="cyan")
  axis(side=4, pos= 0, labels = F, col="cyan")
  
  #add projections of numerical variables in background
  arrows(ze, ze, X, Y, length = 0.07,col="gray")
  text(X,Y,labels=etiq,col="gray", cex=0.7)
    
    # Loop to add all categories of this group
    c <- 1
    for(k in groups[[j]]){
      seguentColor<-colors[c]
      fdic1 = tapply(Psi[,eje1],data[,k],mean)
      fdic2 = tapply(Psi[,eje2],data[,k],mean) 
      
      text(fdic1,fdic2,labels=levels(factor(data[,k])),col=seguentColor, 
           cex=0.6)
      c <- c+1
    }
  legend("bottomleft",names(data)[groups[[j]]],pch=1,col=colors, cex=0.6)
}

## ---- chunk 39
# df <- data.frame(data$n_child, age)

# Calculate the average age for each n_child value
avg_age <- tapply(data$age, data$n_child, mean)
regression_model <- lm(data$age ~ data$n_child, data = data)
## ---- chunk 40
# Create the scatter plot
plot(names(avg_age), avg_age, xlab = "n_child", ylab = "Average Age", main = "Average Age vs. n_child")
abline(regression_model, col = "blue")
## ---- chunk 41
par(mfrow=c(1,1))
plot (data$n_child, data$age)
## ---- chunk 42
reverse_lm <- lm(data$n_child ~ data$age, data = data)
summary(reverse_lm)

## ---- chunk 43
plot (data$age, data$n_child)
abline(reverse_lm, col = "blue")
## ---- chunk 44
regression_model
summary(regression_model)
## ---- chunk 45
par(mfrow=c(2,2))
plot(regression_model)
